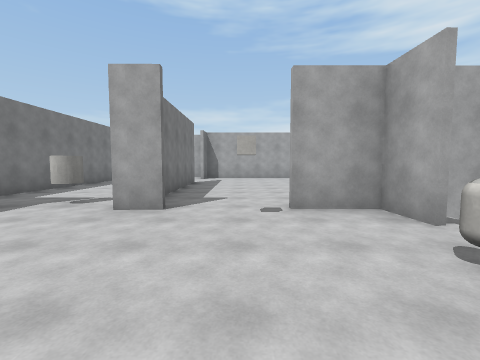
[1] (above)

20 first-person views from a walk through a 3-D level made in the Unity game engine. The camera is 1.5 m above the floor, tilts 4° down and sees 90° across. The floor is counted in squares, 2 m on a side. Each view is taken from the middle of a square. On the plan, view 1 faces up. The plan holds only what a view shows up to about 9 squares ahead; the rest is blank. The player is left out. Surface patterns are stand-ins for the level's own textures.

[2]
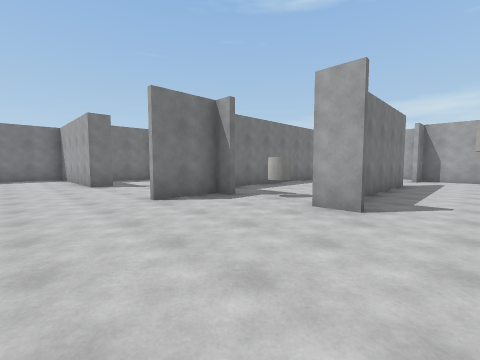

[3]
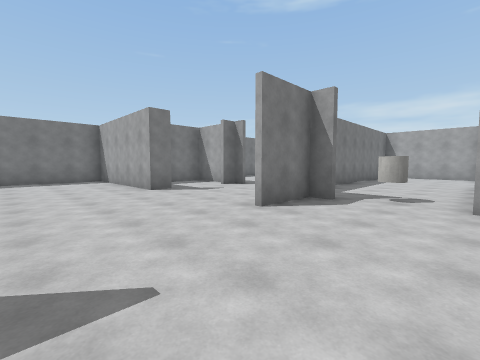

[4]
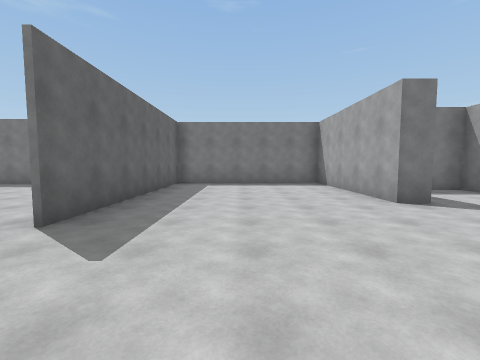

[5]
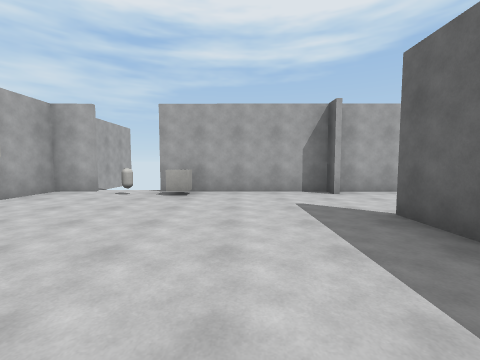

[6]
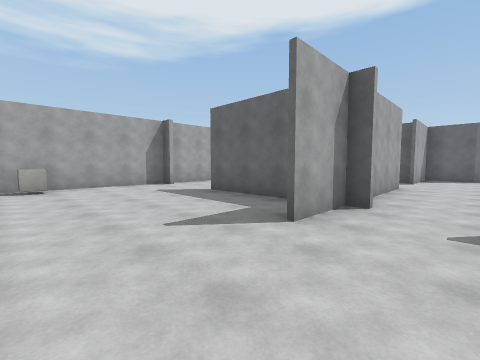

[7]
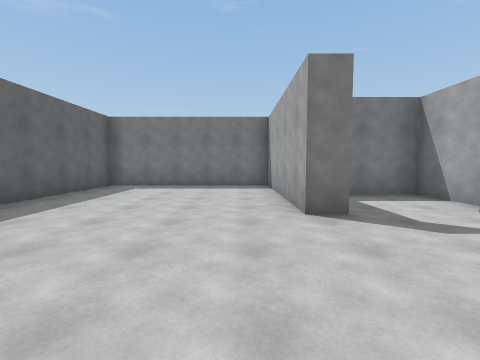

[8]
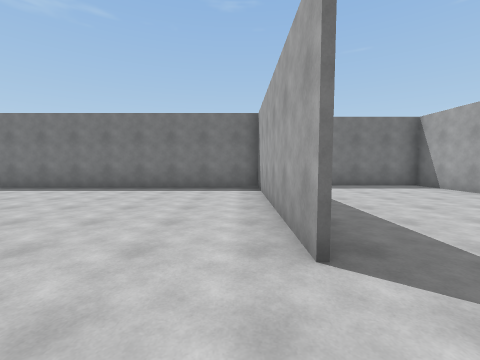

[9]
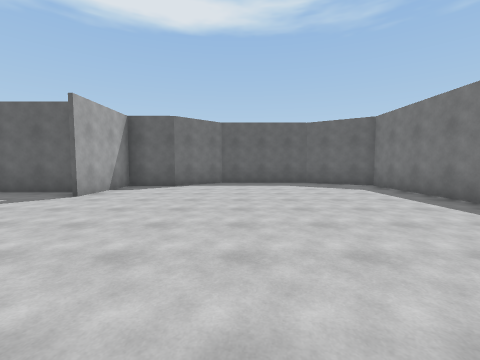

[10]
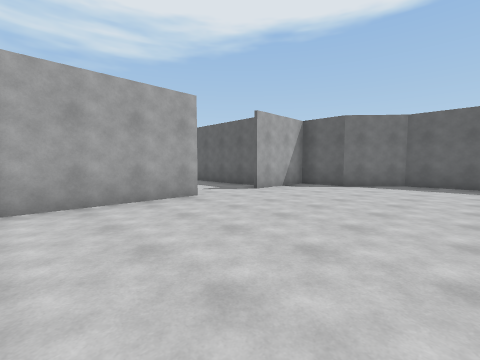

[11]
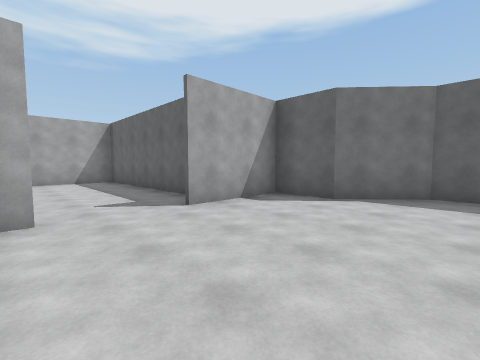

[12]
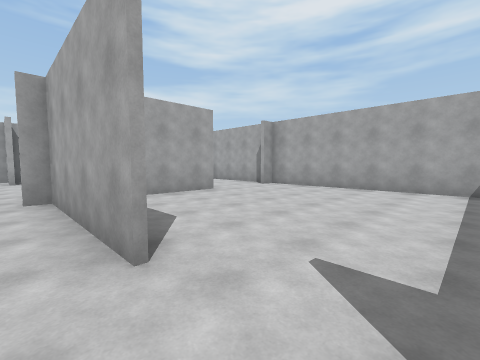

[13]
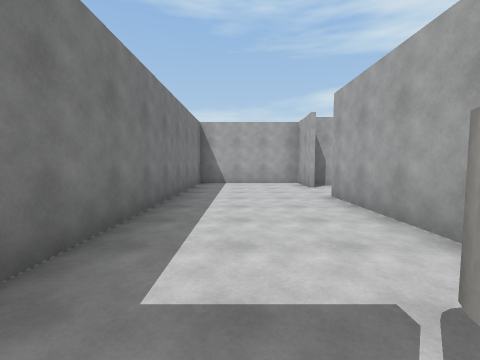

[14]
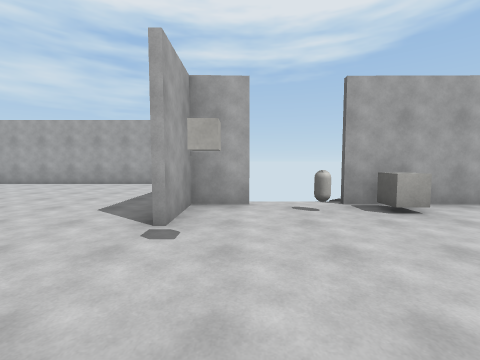

[15]
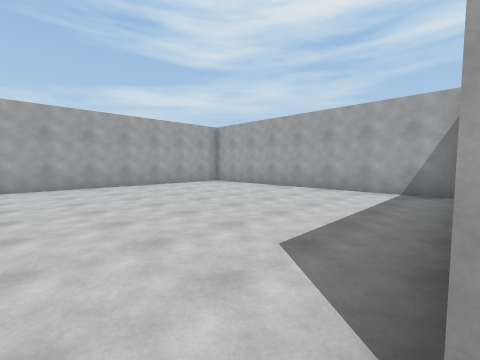

[16]
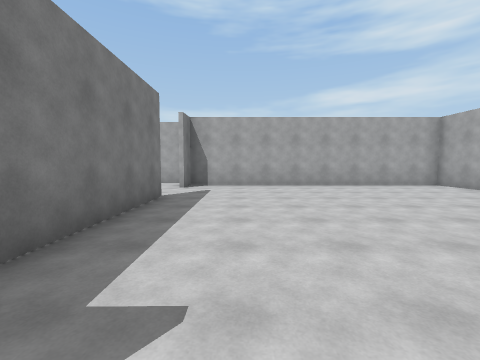

[17]
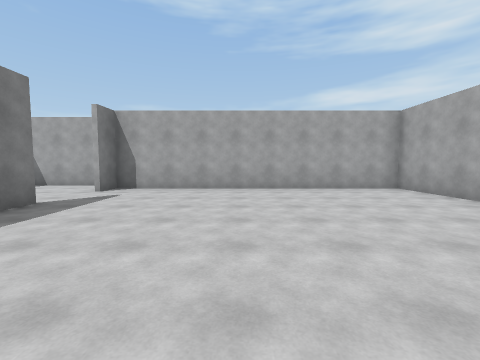

[18]
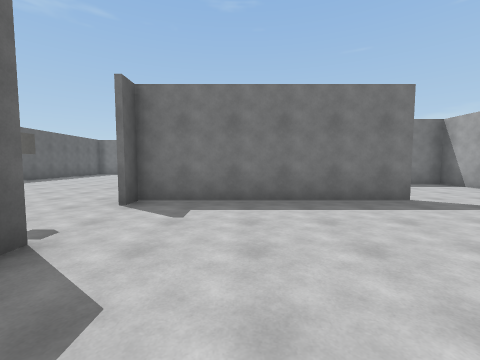

[19]
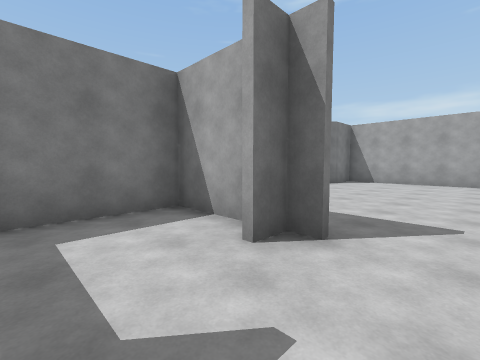

[20]
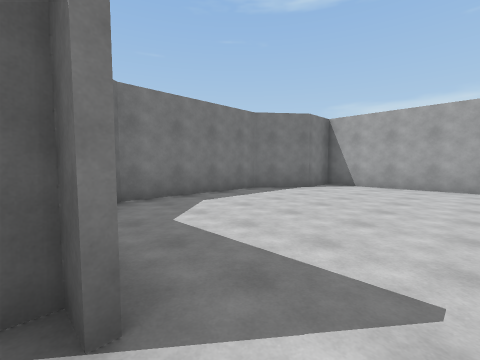

### Floor plan
Ten units are one square. View 1 is at (0, 0); x grows to the right and y downward. Boxes are objects, and circles mark ways between rooms. Rooms are numbered by the first view taken in them; rooms with no view inside come last. Other rooms are left out.
<svg viewBox="-136 -137 208 274">
<path fill="none" stroke="#000" d="M-41 -39 -46 -39 -46 -21M-11 -39 -21 -39M-85 -26 -85 -20 -131 -20 -131 33 -67 33M-19 -61 -19 -95M-80 -52 -85 -52 -85 -46M-48 33 -43 33M-32 33 -5 33M-43 35 -43 16M-91 -52 -107 -52 -107 -29M23 -28 23 -39 8 -39M18 33 23 33 23 6M-19 -112 -19 -129M-29 -131 -55 -131 -55 -52M-43 74 -43 35M-67 34 -125 34 -125 120 -109 130M-90 132 -73 132 -59 119 -43 119 -43 92M-42 34 -49 34M-18 -95 -18 -40 -11 -40M67 -42 67 -121 -18 -121 -18 -112M-5 34 -26 34M23 95 23 34 18 34M-38 101 16 101M-69 -131 -107 -132 -107 -120 -119 -105 -119 -66"/>
<rect x="-35" y="-55" width="10" height="10" fill="#bbb"><title>other object</title></rect>
<rect x="15" y="-15" width="10" height="20" fill="#bbb"><title>other object</title></rect>
<rect x="15" y="-25" width="10" height="10" fill="#bbb"><title>other object</title></rect>
<circle cx="-55" cy="30" r="3" fill="#2a7"/>
<circle cx="-20" cy="-105" r="3" fill="#2a7"/>
<circle cx="-5" cy="-40" r="3" fill="#2a7"/>
<circle cx="5" cy="30" r="3" fill="#2a7"/>
<circle cx="-75" cy="-50" r="3" fill="#2a7"/>
<circle cx="-40" cy="85" r="3" fill="#2a7"/>
<text x="-40" y="-20">1</text>
<text x="-90" y="80">2</text>
<text x="20" y="-80">3</text>
<text x="-10" y="70">4</text>
<text x="-90" y="-90">5</text>
</svg>
Room 1 opens to room 2. Room 1 opens to room 3. Room 1 opens to room 4. Room 1 opens to room 5. Room 2 opens to room 4.

Where each view was taken, in squares from view 1:
view 1: 0 up, 0 right, facing up
view 2: 0 up, 0 right, facing up-left
view 3: 1 down, 2 left, facing up-left
view 4: 1 down, 4 left, facing left
view 5: 1 down, 4 left, facing right
view 6: 1 up, 6 left, facing down-right
view 7: 1 up, 5 left, facing left
view 8: 4 down, 5 left, facing left
view 9: 4 down, 8 left, facing down
view 10: 4 down, 9 left, facing down-right
view 11: 7 down, 8 left, facing down-right
view 12: 9 down, 5 left, facing up-right
view 13: 4 up, 4 left, facing up
view 14: 3 up, 2 left, facing right
view 15: 4 up, 0 right, facing up-right
view 16: 4 up, 0 right, facing up
view 17: 5 up, 2 right, facing up
view 18: 6 up, 3 right, facing left
view 19: 3 up, 7 left, facing up-left
view 20: 5 up, 7 left, facing up-left
